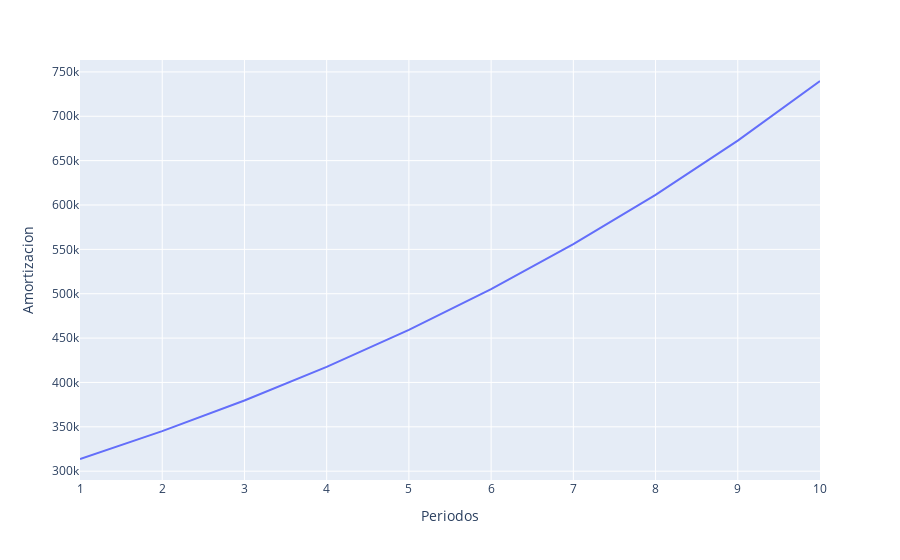
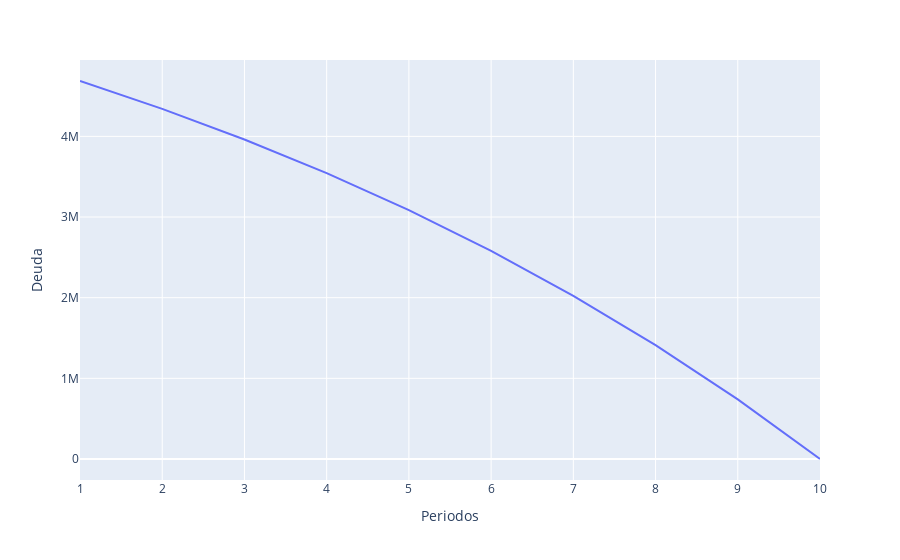

Source (notebook cell) for these figures, in order:
### Code cell
amortizacion(d=5000000,t=0.1,n=10)

### Figure 1 — Plotly figure (JSON) as saved in the notebook; plotly's stock layout.template omitted (floating-point values rounded to 4 significant figures)
{"data": [{"hovertemplate": "Periodos=%{x}<br>Amortizacion=%{y}<extra></extra>", "legendgroup": "", "line": {"color": "#636efa", "dash": "solid"}, "mode": "lines", "name": "", "orientation": "v", "showlegend": false, "type": "scatter", "x": [1, 2, 3, 4, 5, 6, 7, 8, 9, 10], "xaxis": "x", "y": [313700.0, 345100.0, 379600.0, 417600.0, 459300.0, 505300.0, 555800.0, 611400.0, 672500.0, 739800.0], "yaxis": "y"}], "layout": {"legend": {"tracegroupgap": 0}, "margin": {"t": 60}, "xaxis": {"anchor": "y", "domain": [0, 1], "title": {"text": "Periodos"}}, "yaxis": {"anchor": "x", "domain": [0, 1], "title": {"text": "Amortizacion"}}}}

### Figure 2 — Plotly figure (JSON) as saved in the notebook; plotly's stock layout.template omitted (floating-point values rounded to 4 significant figures)
{"data": [{"hovertemplate": "Periodos=%{x}<br>Deuda=%{y}<extra></extra>", "legendgroup": "", "line": {"color": "#636efa", "dash": "solid"}, "mode": "lines", "name": "", "orientation": "v", "showlegend": false, "type": "scatter", "x": [1, 2, 3, 4, 5, 6, 7, 8, 9, 10], "xaxis": "x", "y": [4686273, 4341173, 3961564, 3543993, 3084665, 2579405, 2023619, 1412253, 739752, 0], "yaxis": "y"}], "layout": {"legend": {"tracegroupgap": 0}, "margin": {"t": 60}, "xaxis": {"anchor": "y", "domain": [0, 1], "title": {"text": "Periodos"}}, "yaxis": {"anchor": "x", "domain": [0, 1], "title": {"text": "Deuda"}}}}
